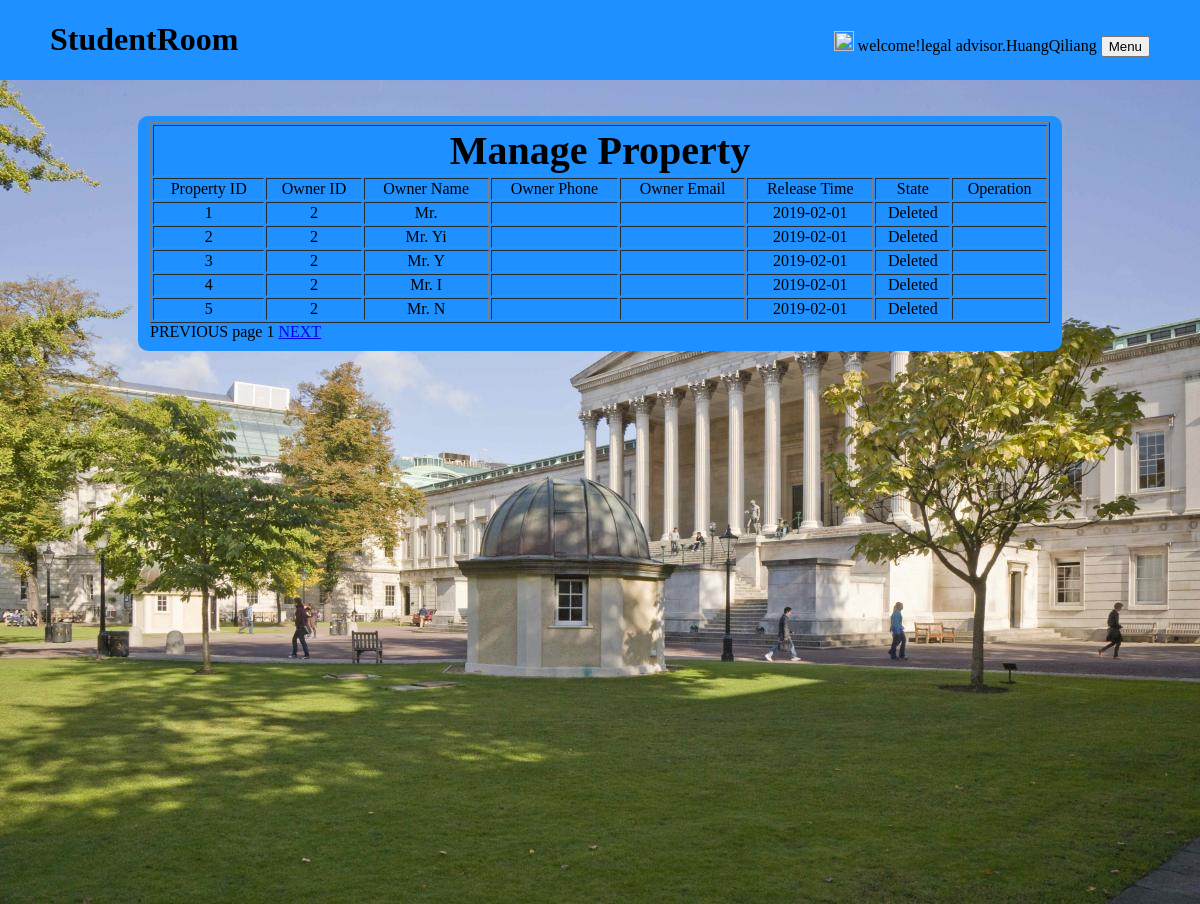
The page /manageProperty.php?page=1 (signed in) on the database its author committed.
### tables this page shows
CREATE TABLE IF NOT EXISTS `t_property` (
  `i_property` bigint(20) NOT NULL,
  `address` varchar(200) DEFAULT NULL,
  `full_address` varchar(500) DEFAULT NULL,
  `longitude` float DEFAULT NULL,
  `latitude` float DEFAULT NULL,
  `description` varchar(300) DEFAULT NULL,
  `payment` int(11) DEFAULT NULL,
  `rent_per_week` int(11) DEFAULT NULL,
  `i_owner` bigint(20) DEFAULT NULL,
  `owner_name` varchar(32) DEFAULT NULL,
  `phone` varchar(32) DEFAULT NULL,
  `email` varchar(32) DEFAULT NULL,
  `smoker` int(11) DEFAULT NULL,
  `pets` int(11) DEFAULT NULL,
  `parlor` int(11) DEFAULT NULL,
  `bedroom` int(11) DEFAULT NULL,
  `kitchen` int(11) DEFAULT NULL,
  `post_code` varchar(16) DEFAULT NULL,
  `bathroom` int(11) DEFAULT NULL,
  `state` int(11) DEFAULT NULL,
  `release_date` date DEFAULT NULL,
  `img_path` varchar(100) DEFAULT NULL,
  `detail_description` varchar(600) DEFAULT NULL,
  `t_propertycol` varchar(45) DEFAULT NULL,
  `img_path1` varchar(45) DEFAULT NULL,
  `img_path2` varchar(45) DEFAULT NULL,
  `img_path3` varchar(45) DEFAULT NULL,
  `img_path4` varchar(45) DEFAULT NULL,
  PRIMARY KEY (`i_property`),
  KEY `Index_longitude` (`longitude`),
  KEY `Index_latitude` (`latitude`),
  KEY `Index_rent` (`rent_per_week`),
  KEY `Index_smoker` (`smoker`),
  KEY `Index_pets` (`pets`)
);

### conn/connect.php (called while the page is built, shortened)
<?php
function my_query($sql)
{
    $link = mysqli_connect("localhost","studentadmin","12345","studentroom");
    $link->set_charset('utf8');
    $result = mysqli_query($link, $sql);
    $data = mysqli_fetch_all($result,MYSQLI_ASSOC);
    return $data;
}

### manageProperty.php (the view, shortened to what this page needs)
<!DOCTYPE html>
<html lang="en">
<head>
    <link rel="stylesheet" href="css\style.css">
</head>
<body>
<?php
require 'pagehead.php';
?>
<div class="main">
    <br><br>
    <div class="Contract">
        <form action="managePropertyDo.php" method="get">
            <fieldset>
                <table border="1" width="900px" id="tab">
                    <tr>
                        <td colspan="8" align="center"><h3><b> Manage Property</b></h3></td>
                    </tr>
                    <tr>
                        <td align="center">Property ID</td>
                        <td align="center">Owner ID</td>
                        <td align="center">Owner Name</td>
                        <td align="center">Owner Phone</td>
                        <td align="center">Owner Email</td>
                        <td align="center">Release Time</td>
                        <td align="center">State</td>
                        <td align="center">Operation</td>
                    </tr>
                    <?php
                    $listSize = 5;
                    if (empty($_GET["page"])||$_GET["page"]<1) {
                        header("Location:manageProperty.php?page=1");
                        exit;
                    } else {
                        $page = $_GET["page"];
                        $offset = ($page - 1) * $listSize;
                        require("conn/connect.php");
                        $sql_count="select count(i_property) num from studentroom.t_property";
                        $result_count = my_query($sql_count);
                        $total=$result_count[0]['num'];
                        $sql = "select * from studentroom.t_property t limit ".$offset.",".$listSize;
                        $result = my_query($sql);
                        $num = count($result);
                        for ($i = 0; $i < $num; $i++) {
                            $state = $result[$i]['state']==1?'For Rent':'Deleted';
                            echo '<tr>';
                            echo ' <td align="center">' . $result[$i]['i_property'] . '</td>
                                   <td align="center">' . $result[$i]['i_owner'] . '</td>
                                   <td align="center">' . $result[$i]['owner_name'] . '</td>
                                   <td align="center">' . $result[$i]['phone'] . '</td>
                                   <td align="center">' . $result[$i]['email'] . '</td>
                                   <td align="center">' . $result[$i]['release_date'] . '</td>
                                   <td align="center">' . $state . '</td>
                                   <td align="center">';
                            echo '</td></tr>';
                        }
                        if ($offset>0){
                            echo ' </table><a href="manageProperty.php?page='.($page-1).'">PREVIOUS</a>';
                        }else{
                            echo ' </table><a>PREVIOUS</a>';
                        }
                        echo ' page '.$page.' ';
                        if ($page*$listSize<$total){
                            echo '<a href="manageProperty.php?page='.($page+1).'">NEXT</a>';
                        }else{
                            echo '<a>NEXT</a>';
                        }
                    }
                    ?>
            </fieldset>
        </form>
    </div>
</div>
</body>
</html>

### css/style.css (style rules this page uses)
body { padding: 0;margin: 0 }
.main { background-image: url(../img/ucl.jpg);height: 824px; background-size: cover }
.signUp h3, .Login h3, .EditYourProfile h2, .Upload h3, .Validate h3, .Contract h3 { text-align: center; margin: 0;font-size: 40px }
.Contract fieldset { background-color: dodgerblue; width: 900px;height: auto;margin:0 auto;border: 0;border-radius: 10px; }

### rows shown on the page
t_property: i_property "1", i_owner "2", owner_name "Mr.", release_date "2019-02-01", state "Deleted"
t_property: i_property "2", i_owner "2", owner_name "Mr. Yi", release_date "2019-02-01", state "Deleted"
t_property: i_property "3", i_owner "2", owner_name "Mr. Y", release_date "2019-02-01", state "Deleted"
t_property: i_property "4", i_owner "2", owner_name "Mr. I", release_date "2019-02-01", state "Deleted"
t_property: i_property "5", i_owner "2", owner_name "Mr. N", release_date "2019-02-01", state "Deleted"

### other values the page prints
$str "welcome!legal advisor"
$name "HuangQiliang"
$page "1"
